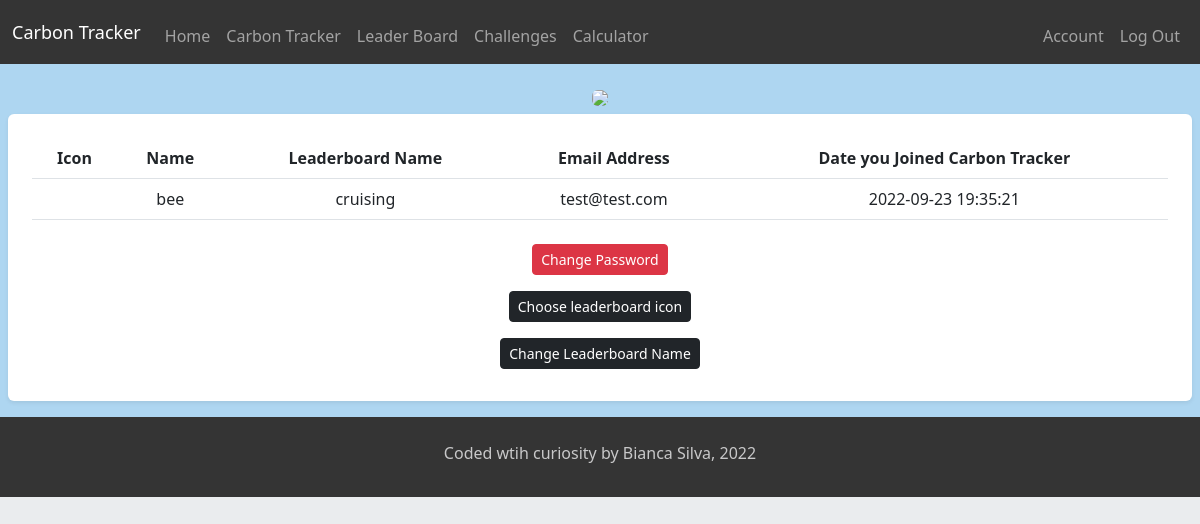
/account (signed in), run on the app's committed database.
### tables this page shows
CREATE TABLE users (id INTEGER PRIMARY KEY AUTOINCREMENT NOT NULL, name TEXT NOT NULL, email TEXT NOT NULL, leaderboardname TEXT NOT NULL, hash TEXT NOT NULL, datejoined DATETIME DEFAULT CURRENT_TIMESTAMP, icon TEXT);

### app.py (the view)
@app.route("/account", methods=["GET", "POST"])
@login_required
def account():
  get_user_info = db.execute("SELECT icon, name, leaderboardname, email, datejoined FROM users WHERE id=?", session.get("user_id"))
  print("User's info: ", get_user_info)
  if len(get_user_info) == 0:
      name = "unknown"
      leaderboardname = "unknown"
      emailaddy =  "unknown"
      datejoined = "unknown"
  else:
    for info in get_user_info:
      icon = info['icon']
      name = info['name']
      leaderboardname = info['leaderboardname']
      emailaddy = info['email']
      datejoined = info['datejoined']
  print("USER INFO: ", get_user_info)
  if request.method == "POST":
    print("We're in post")
    return render_template("/changepassword.html")
  else:
    print("We're in get")
  return render_template("/account.html", icon=icon, name=name, leaderboardname=leaderboardname, emailaddy=emailaddy, datejoined=datejoined)

### app.py (called while the page is built)
@app.after_request
def after_request(response):
  response.headers["Cache-control"] = "no-cache, no-store, must-revalidate"
  response.headers["Expires"] = 0
  response.headers["Pragma"] = "no-cache"
  return response

### helpers.py (called while the page is built)
def login_required(f):
    @wraps(f)
    def decorated_function(*args, **kwargs):
      if session.get("user_id") is None:
        return redirect("/login")
      return f(*args, **kwargs)
    return decorated_function

### templates/account.html (shortened to what this page needs)
{% extends "layout.html" %}
{% block main %}
<form action="/account" method="get" class="account-background">
  <div class="container-fluid mt-2 p-2">
    <img class="img-fluid w-50 justify-content-center mb-2 rounded-2 shadow-3" src="/static/forest.jpg" >
    <div class="card float-right p-2 border-0 shadow-sm rounded">
      <div class="card-body">
          <table class="table">
            <thead class="thead-dark">
              <tr>
                <th class="mt-3 mb-2">Icon</th>
                <th >Name</th>
                <th>Leaderboard Name</th>
                <th>Email Address</th>
                <th>Date you Joined Carbon Tracker</th>
              </tr>
            </thead>
            <tbody>
              <tr>
                <td>
                </td>
                  <td>
                    {{name}}
                  </td>
                  <td>
                    {{leaderboardname}}
                  </td>
                  <td>
                    {{emailaddy}}
                  </td>
                  <td>
                    {{datejoined}}
                  </td>
                </tr>
            </tbody>
          </table>
          </form>
            <form action="/account" method="post" class="float-right">
            <button action="/changepassword" method="post" type="submit" id="password" name="password" class="btn btn-danger btn-sm float-right m-2">Change Password</button>
          </form>
      <form action="/leaderboardicon" method="post" class="float-right">
        <button action="/history" method="post" type="submit" id="name" name="name" class="btn btn-dark btn-sm float-right m-2 mx-auto">Choose leaderboard icon</button>
      </form>
      <form action="/changename" method="post" class="float-right">
        <button action="/changename" method="post" type="submit" id="name" name="name" class="btn btn-dark btn-sm float-right m-2">Change Leaderboard Name</button>
      </form>
      {% endblock %}

### static/styles.css (style rules this page uses)
body { background-color: #EAECEE; }

### data on the page
users: name "bee", leaderboardname "cruising", email "test@test.com", datejoined "2022-09-23 19:35:21"
